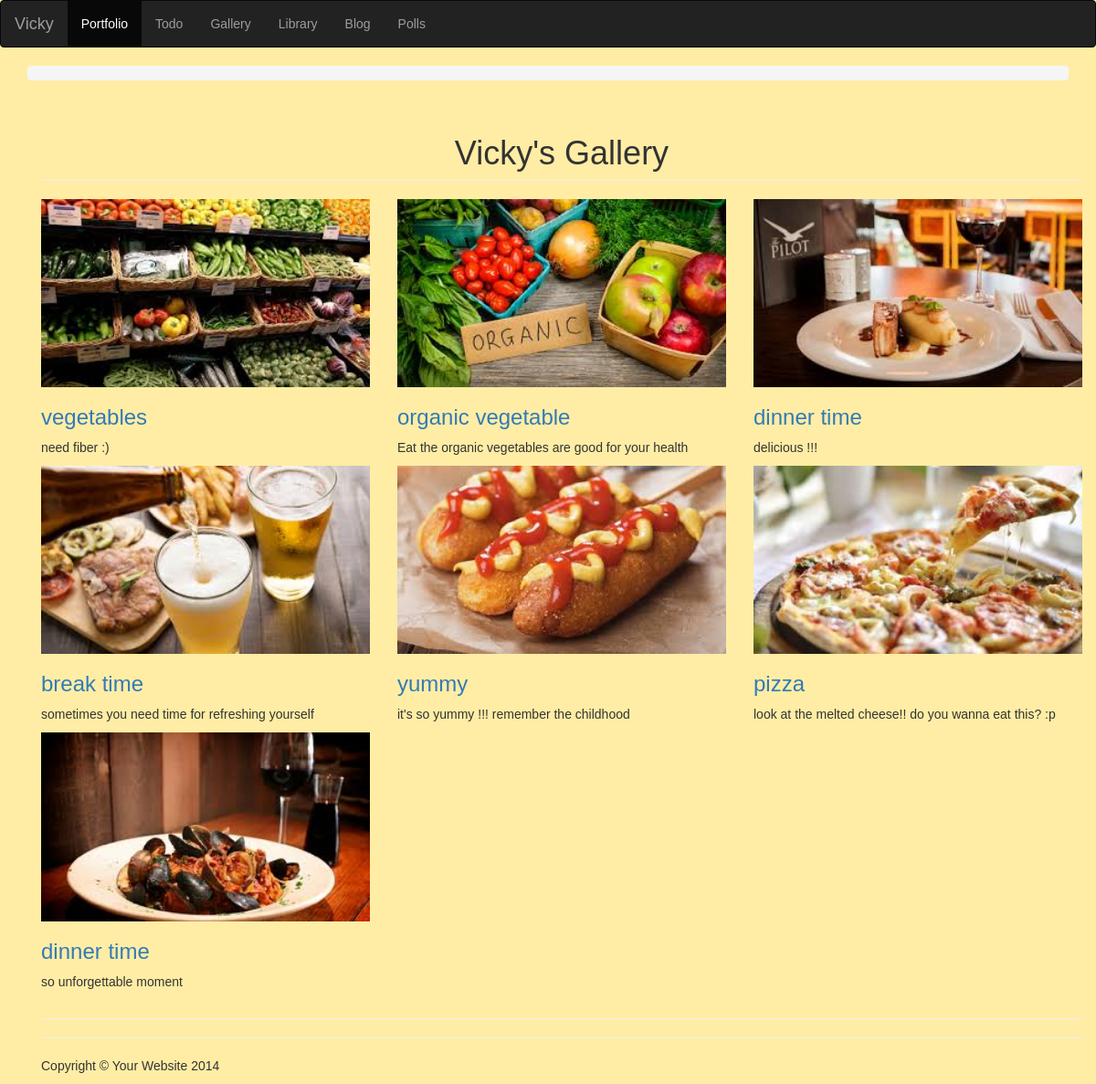
Page /gallery/ on the committed database.
### gallery/models.py (models this page shows, shortened)
class Photo(models.Model):
    name = models.CharField(max_length=40)
    description = models.TextField()
    picture = models.ImageField()

### gallery/views.py (the view)
def photo_list(request):
    photos = Photo.objects.all()
    context = {'photos': photos}
    return render(request, 'gallery/index.html', context)

### templates/gallery/index.html (shortened to what this page needs)
{% extends "todo/base.html" %}
{% load staticfiles %}
{% block content %}
    <div class="container">
        <div class="row">
            <div class="col-lg-12">
                <h1 class="page-header" align="center">Vicky's Gallery
                </h1>
            </div>
        </div>
        <div class="row">
                    {% for pic in photos %}
            <div class="col-md-4 portfolio-item">
                <a href="#">
                    <img class="img-responsive" src="{{ pic.picture.url }}" data-toggle="modal" data-target="#myModal{{ pic.id }}"  height=700px width =400px alt="{{ pic.name }}"/>
                </a>
                <h3>
                    <a href="#">{{ pic.name }}</a>
                </h3>
                <p>{{ pic.description }}</p>
            </div>
                        {% endfor %}
            </div>
        <hr>
        <hr>
        <footer>
            <div class="row">
                <div class="col-lg-12">
                    <p>Copyright &copy; Your Website 2014</p>
                </div>
            </div>
        </footer>
    </div>
{% endblock content %}

### static/css/todo.css (style rules this page uses)
body { font-family: Arial; text-align: left; }

### rows in the picture
Photo: picture (picture), name "vegetables", description "need fiber :)"
Photo: picture (picture), name "organic vegetable", description "Eat the organic vegetables are good for your health"
Photo: picture (picture), name "dinner time", description "delicious !!!"
Photo: picture (picture), name "break time", description "sometimes you need time for refreshing yourself"
Photo: picture (picture), name "yummy", description "it's so yummy !!! remember the childhood"
Photo: picture (picture), name "pizza", description "look at the melted cheese!! do you wanna eat this? :p"
Photo: picture (picture), name "dinner time", description "so unforgettable moment"
